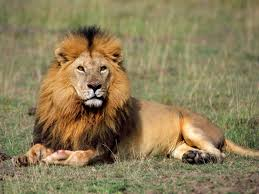
#> input picture data/lion.png, 259 x 194 px
$ jupyter execute --allow-errors 002_numpy_matplotlib_data_access.ipynb   (shell and % lines are left out)
#> lines starting #> are read from the running program, lines starting #| are printed output that depends on the picture
ここでは python ライブラリの numpy, matplotlib を使い、科学計算をする上で重要となる、配列の処理や行列演算、そして図の表示の仕方を説明します。またデータファイルのデータを読みこむ方法を説明します。全てを完璧に理解しなければいけないわけではないですが、ワークショップで取り組む上で必要だと思われる内容をのせていますので、一通りは確認してみてください。

# 目次

1. はじめに
2. Numpy
   - 2.1 Basic numpy
       - 2.1.1 配列の生成
       - 2.1.2 配列のサイズの確認
       - 2.1.3 配列生成の関数

   - 2.2 Random data
   - 2.3 Manupulating arrays
       - 2.3.1 配列から要素抽出
       - 2.3.2 配列に代入
   - 2.4 Basic numpy oprations
        - 2.4.1 スカラー値による加減乗除
        - 2.4.2 配列同士の加減乗除
        - 2.4.3 行列演算
   - 2.5 Other operations
       - 2.5.1 要素の比較
       - 2.5.2 配列の比較
       - 2.5.3 配列の結合
       - 2.5.4 三角関数、指数関数、対数関数,$\\pi$など
   - 2.6 Basic reductions
        - 2.6.1 総和の計算
        - 2.6.2 配列の平均、分散
        - 2.6.3 最大値、最小値
   - 2.7 Change array shape
        - 2.7.1 ベクトル化,
        - 2.7.2 配列のサイズ変更

3. Matplotlib
    - 3.1 Basic plot
    - 3.2 Showing image
        - 3.2.1 配列を画像化
        - 3.2.2 読み込んだ画像の表示

4. Loading from other file
    - 4.1 Move from current directory
    - 4.2 Practice

5. まとめ、参考

***

# 1. はじめに

Python で行列演算や、図の表示、深層学習を行う場合、追加のモジュール（拡張機能）を使う必要があります。そのために、以下のコマンドを入力してください。

このノートに限らず、今後は以下のコードが入力されていることを前提で進めます。

[cell 1]
import numpy as np              # numpyというモジュールを np という名前で使用
import matplotlib.pyplot as plt # matplotlibのpyplotというモジュールを plt という名前で使用
# 下のコードはmatplotlibのグラフをこのノート上に表示させるおまじない

このコードを入力することで、np.~　, plt.~ の形で numpy, matplotlib の関数を使うことができます。<br>
以下で numpy, matplotlib の使い方を(ざっくりですが)確認してみてください。

# 2. Numpy

## 2.1 Basic numpy

### 2.1.1 配列の生成

`np.array()` を使うと、配列（行列、ベクトル）を生成できます。

[cell 2]
v = np.array([1,2,3,4])
v                         # 4-dimension vector

[cell 3]
M = np.array([[1,2],
              [3,4]]) # 2 * 2 matrix
M

全ての要素が0の行列、1の行列も簡単に生成できます。

[cell 4]
zero= np.zeros(6) # 6-dimension vector that all elements are 0
zero

[cell 5]
one = np.ones([4,2]) # 4* 2 matrix that all elemets are 1
one

### 2.1.2 配列のサイズの確認

`numpy.array型`の変数の後ろに`.shape`をつけると行列 (ベクトル) のサイズを確認できます。

[cell 6]
M.shape # M is 2 * 2 matrix

[cell 7]
Q = np.ones([int(132321/9), int(212/4)])

# What size is this matrix?
Q.shape

### 2.1.3 配列生成の関数

先ほど紹介し `ones(), zeros()` の他に numpy配列を生成する関数があります。

1つ飛ばしの配列

[cell 8]
x = np.arange(10) # 0,1 ... n-1(!)
x

[cell 9]
y = np.arange(3,15,4) # start, end(exclusive), step
y

次元数を指定する方法もあります。

[cell 10]
c = np.linspace(0,1,6) # start, end(inclusive),num-points
c

対角行列の生成

[cell 11]
D = np.diag([1,2,3]) # 3 * 3 diagnal matix
D

単位行列の生成

[cell 12]
I = np.eye(4)
I

## 2.2 Random data

`np.random` 内に様々な乱数生成関数があります。

[cell 13]
np.random.rand(5,5) # make 5 * 5 matrix that
                    # each element is randamly generated in accodance with
                    # uniform distribution

[cell 14]
np.random.randn(5,5)# make 5 * 5 matrix that
                    # each element is randamly generated in accodance with
                    # normal Gaussian distribution

Jupyter notebookでは 使い方がわからないものについて `?` をつけるとその説明が表示されます。

#> (a cell that did not finish here is left out)

## 2.3 Manupulating arrays

一旦、これまでに代入した変数の確認します。

[cell 16]
v # = np.array([1,2,3,4])

[cell 17]
M # = np.array([[1,2],[3,4]])

### 2.3.1 配列から要素抽出

`v, M` から欲しい要素を指定して取り出すことができます。

[cell 18]
# v is a vector and has only one dimension, takin one index
v[0]

[cell 19]
# M is a matirx, or a 2-dimensional array, taking two indeces
M[1,1]

[cell 20]
# the whole matrix
M

[cell 21]
M[1] # row 1

[cell 22]
# this is same when using slice ':'
M[1,:]

[cell 23]
M[:,1] # column 1

### 2.3.2 配列に代入

行列 (ベクトル) に新しい値を割り当てることができます。

[cell 24]
M[0,0] = 10 # assign new value at M[0,0]
M

[cell 25]
# also works for rows and colmuns
M[1,:] = 0  # assign 0 at 2nd rows
M[:,0] = 23 # assign 23 at first columns
M

## 2.4 Basic numpy operations

### 2.4.1 スカラー値による加減乗除

配列の各要素にスカラー値で加減乗除ができます。

[cell 26]
v1 = np.arange(0,5)
v1

[cell 27]
v1 * 2 # multiple by 2 at every element

[cell 28]
v1 + 2 # add 2 at every element

[cell 29]
# generate matrix
A = np.array([[n+ m * 10 for n in range(5) ] for m in range(6)]) # ここは少し難しいので、コードの意味を
                                                                 # 知りたい人は「python リスト内包表記」
A                                                                # などで検索してみてください

[cell 30]
A *2  # multiple by 2 at every element

[cell 31]
A + 2.4 # add 2.4 at every element

[cell 32]
A - 1 # substact 1 at every element

### 2.4.2 配列どうしの加減乗除

配列同士で加減乗除を行なった場合、numpy では要素ごとの処理をします。

[cell 33]
A * A # element-wise multiplication

[cell 34]
v1 * v1

### 2.4.3 行列演算

行列演算 (行列の掛け算) を行うには　`dot()`　関数を用います。

[cell 35]
np.dot(A,v1) # matrix(6 * 5 ) * vector(5* 1)

[cell 36]
np.dot(v1,v1) # inner product when both inputs are vector

#> (a cell that did not finish here is left out)

上をそのまま実行すると行列のサイズがおかしいためエラーが起こりました。転置して計算できるようにします。

[cell 38]
# transpose
A.T

[cell 39]
A.shape

[cell 40]
A.T.shape

[cell 41]
# we can take multiplicate matrix  using .T
np.dot(A,A.T)

正則行列の逆行列は `np.linalg.inv()` で求められます。

[cell 42]
R = np.array([[1,2,1],
              [2,3,1],
              [1,2,2]])
np.linalg.inv(R)

[cell 43]
# Check
I = np.linalg.inv(R)
np.dot(R,I)

## 2.5 Other operation

### 2.5.1 要素の比較
Numpy で生成したベクトルでは、要素ごとに比較されます。

[cell 44]
a = np.array([1, 2, 3, 4])
b = np.array([4, 2, 2, 4])
c = np.array([1, 2, 3, 4]) # a,b,c are 4-dimensional vector

[cell 45]
a == b

[cell 46]
a > b

### 2.5.2 配列の比較
Numpyで生成した配列を比較するには、`np.array_equal` を使う必要があります。

[cell 47]
np.array_equal(a,b)

[cell 48]
np.array_equal(a,c)

### 2.5.3 配列の結合

[cell 49]
upper = np.array([1,2,3,4,5])
lower = np.array([6,7,8,9,10])

np.vstack([upper,lower]) # vertical stack

[cell 50]
up = np.array([[1,2,3],
               [4,5,6]])
lo = np.array([[7,8,9],
               [10,11,12]])
np.vstack([up,lo])

[cell 51]
left = np.array([1,2,3])
right= np.array([4,5,6])
np.hstack([left,right]) # horizontal stack

[cell 52]
np.hstack([up,lo])

### 2.5.4 三角関数、指数関数、対数関数、$\pi$など

[cell 53]
np.sin(0)

[cell 54]
np.cos(0)

`np.sin() `の($\ $)には配列でも大丈夫です。要素ごとに正弦の値が計算されます。

[cell 55]
a = np.arange(5)
a

[cell 56]
np.sin(a)

同様に `np.exp()`, `np.log()` も可能です。

[cell 57]
np.exp(a)

[cell 58]
np.log(a)

上の赤字のコメントは `log(0)` の値が $-\infty$ になったという警告文です(それほど心配する必要はないです)。

$\pi$ などの無理数の値を表示できます。

[cell 59]
np.pi

[cell 60]
np.e

## 2.6 Basic reductions

### 2.6.1 総和の計算

`np.sum関数`を使って、行列 (ベクトル) の要素全ての和を計算できます。

[cell 61]
x = np.array([1,2,3,4])
np.sum(x)

`axis` に引数を指定することで、行列の行や列ごとの和を計算することもできます。

[cell 62]
x = np.array([[1,1],
              [2,2]])
x

[cell 63]
np.sum(x,axis = 0) # axis = 0 => columns

[cell 64]
np.sum(x,axis = 1) # axis = 1 => rows

### 2.6.2 配列の平均、分散

`np.mean関数`や`np.var関数`を使うと、行列の平均、分散を計算することができます。

[cell 65]
A # = np.array([[n+ m * 10 for n in range(5) ] for m in range(6)])

[cell 66]
np.mean(A)

引数を指定して列方向の平均、分散を求めることもできます。

[cell 67]
np.mean(A,0) # 'axis = ' can be omitted

[cell 68]
np.mean(A,1) # axis = 1 => rows

[cell 69]
np.mean(A) # no second input => mean across all elements

[cell 70]
np.var(A,0)

[cell 71]
np.var(A,1)

平均、分散以外にも、`np.std関数`で標準偏差、`np.cov関数`で分散共分散行列を求めることができます。

### 2.6.3 最大値、最小値

`np.max関数`, `np.min関数`で行列の最小値、最大値を求めることができます。今までと同様に引数を指定することで行ごと、列ごとに求めることもできます。

[cell 72]
x = np.array([[1,3,2],
              [-1,3,5]])
x

[cell 73]
np.min(x)

[cell 74]
np.max(x)

[cell 75]
np.max(x,0)

[cell 76]
np.min(x,1)

また、ベクトルに関して`np.argmax関数`を使うと、ベクトルの中で最大の値を持つインデックスを求めることができます。

[cell 77]
v = np.array([-23,1,55,-1,6])
np.argmax(v)

[cell 78]
np.argmin(v)

## 2.7 Change array shape

### 2.7.1 ベクトル化

行列に対して`.ravel`を使うとベクトルになります。

[cell 79]
a = np.array([[1,2,3],
              [4,5,6]])
a

[cell 80]
a.ravel() # vectarize

[cell 81]
a.T # transpose

[cell 82]
a.T.ravel()

横一直線になるイメージです。

### 2.7.2 配列のサイズ変更

行列に対して`.reshape()`をすると、行列のサイズを変更できます。

[cell 83]
a.shape

[cell 84]
b = a.ravel()
b

[cell 85]
b.reshape((2,3))

[cell 86]
b.reshape((3,2))

# 3 Matplotlib

Python で図を作成するときに matplotlib は必須です。

## 3.1 Basic plot

$-\pi$ から $\pi$ まで三角関数のグラフを表示してみましょう。

[cell 87]
X = np.linspace(-np.pi,np.pi,256) # generated 256 data points among -pi ~ pi
S = np.sin(X)                     # 256 data points of sin(x)
C = np.cos(X)

plt.plot(X,S)
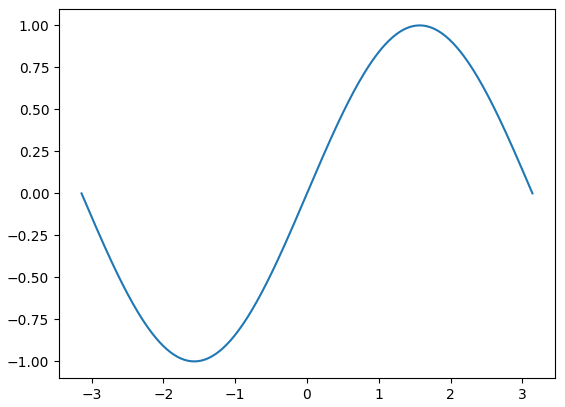
#> figure drawn by matplotlib, 1 panel; curve peaks at x = 1.56, y = 1

[cell 88]
plt.plot(X,C) #
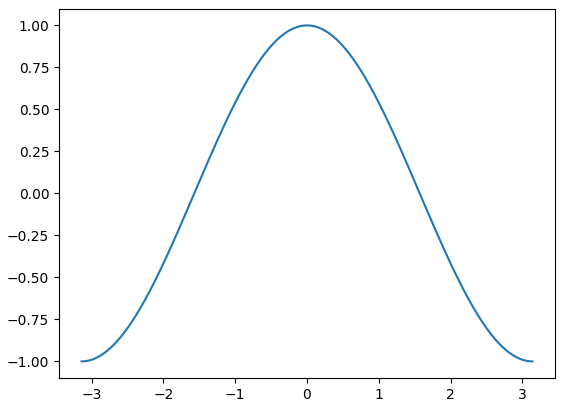
#> figure drawn by matplotlib, 1 panel; curve peaks at x = -0.0123, y = 1

続けて入力すると複数描画できます

[cell 89]
plt.plot(X,S)
plt.plot(X,C)
#> figure, not shown here; curve peaks at x = 1.56, y = 1; curve peaks at x = -0.0123, y = 1

複数描画するときは線に名前をつけて (label)、凡例 (legend) を出すとわかりやすくなります。

[cell 90]
plt.plot(X,S,label ='sine')
plt.plot(X,C,label ='cosine')
plt.legend()
#> figure, not shown here; curve peaks at x = 1.56, y = 1; curve peaks at x = -0.0123, y = 1

## 3.2 Showing image

コンピューター上で画像は配列データで処理されます。

### 3.2.1 配列を画像化

2次元の配列を白黒の濃淡とみなして`plt.imshow()`を用いて白黒のプロットができます。

[cell 91]
rnd = np.random.randn(10,10) # 20 * 20 matrix randomly generated accodance with noraml Gaussian
rnd

[cell 92]
plt.imshow(rnd,cmap = 'gray')
plt.colorbar() #show colorbar
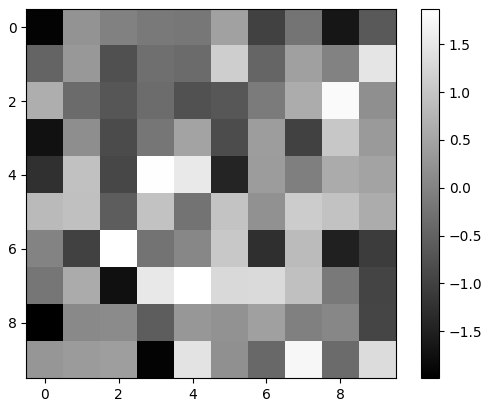
#> figure drawn by matplotlib, 2 panels

###  (例題) マッハバンド錯視の表示

(参考)http://www.kecl.ntt.co.jp/IllusionForum/v/machBands/ja/

500* 500の配列を作成して白黒画像として表示します。

[cell 93]
# make band
image = np.zeros([0,500])
band  = np.hstack([np.ones(200), np.linspace(1,0,100) ,np.zeros(200)])

バンドの明るさの表示(1に近いと白、0に近いと黒になります)

[cell 94]
plt.plot(band)
plt.title('Fig1:Show blightness',fontsize = 15)
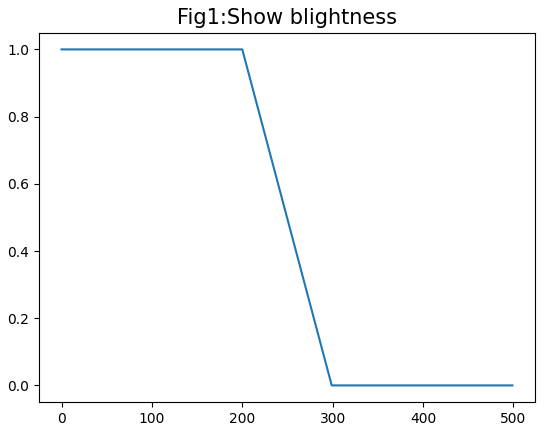
#> figure drawn by matplotlib, 1 panel; curve peaks at x = 0, y = 1

これをつなげて500 * 500 にします。

[cell 95]
for i in range(500):                  # i を1から500まで順に
    image = np.vstack([image,band])   #imageにbandを下につなげていく
image.shape

[cell 96]
plt.imshow(image,cmap ='gray')
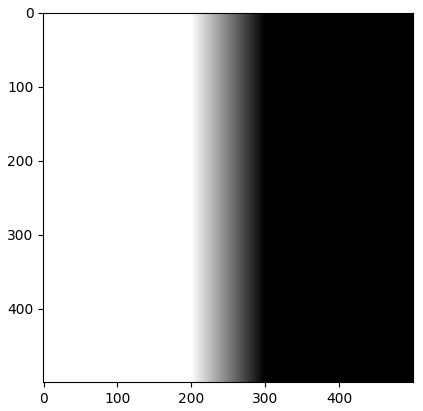
#> figure drawn by matplotlib, 1 panel

明るさはFig1のように変化しているはずなのに、画像としてみると、白、黒の遷移直前に明るい縦線と暗い縦線が見える（マッハバンド錯視）ことがわかります。

### 3.2.2 読み込んだ画像の表示

画像を扱うには以下のモジュールを`import`します。

[cell 97]
from PIL import Image
import matplotlib.image as mpimg
import os

Pexels(https://www.pexels.com) 上の`jpg画像`を表示してみましょう。(今回は画像をすでにダウンロード済みです。)

[cell 98]
#load sample image
sample = Image.open(os.path.join('data','lion.png'),'r')
#> sample is the input picture: PIL image 259x194 RGB; mean R, G, B 140.4, 125.7, 88.8
rsz_sample = sample.resize((200,200)) #resize
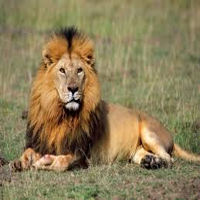
#> rsz_sample: PIL image 200x200 RGB; mean R, G, B 140.4, 125.7, 88.8

[cell 99]
#サンプル画像の表示
rsz_sample

しかしこれは配列にはなっていません。`np.asarray関数`を使って、画像データを配列で表します。

[cell 100]
im_list = np.asarray(rsz_sample)

[cell 101]
plt.imshow(im_list)

[cell 102]
#Check this image array
im_list

[cell 103]
im_list.shape
#> Out = (200, 200, 3)

ここから配列データ (in_list) の最初の2つの要素はピクセルのサイズ (200 * 200) を表し<br>
最後の3はRGBの三つの値が与えられていることを示しています。

## 4 Loading from other file

### 4.1　Moving from current directory

今まではこのノートと同じところにある画像を表示していました。ここでは別フォルダから画像などのデータを読み込みます。

フォルダの操作には osモジュールをインポートします。

[cell 104]
import os

まず現在いるフォルダの位置を確認します。

[cell 105]
current_dir = os.getcwd()
current_dir

今は Workshopフォルダ内の dataフォルダのデータにアクセスすることを考えます。`os.path.join関数`を使います。

[cell 106]
dir_name = 'data'
data_dir = os.path.join(current_dir,dir_name)
data_dir

データフォルダ内の画像を表示します。

[cell 107]
data_pic = os.path.join(data_dir,'geese.png')
data_pic

このd`ata_pic`を先ほどの`Image.open関数`に読み込ませればOKです。

[cell 108]
datasample = Image.open(data_pic,'r')
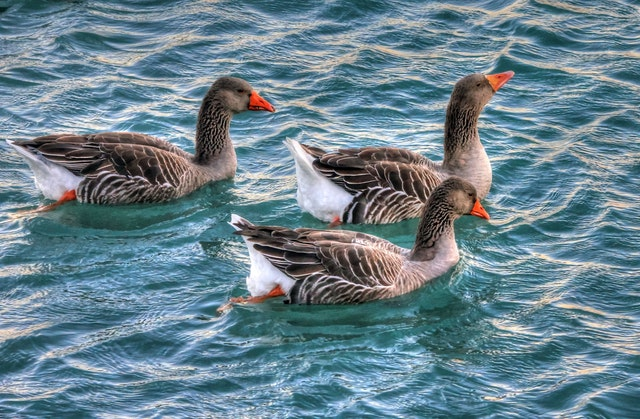
#> input picture data/geese.png, 640 x 419 px
#> datasample is the input picture: PIL image 640x419 RGB; mean R, G, B 105.4, 130.4, 141.9
rsz_data = datasample.resize((200,200)) #resize
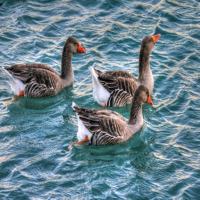
#> rsz_data: PIL image 200x200 RGB; mean R, G, B 105.4, 130.4, 141.9
